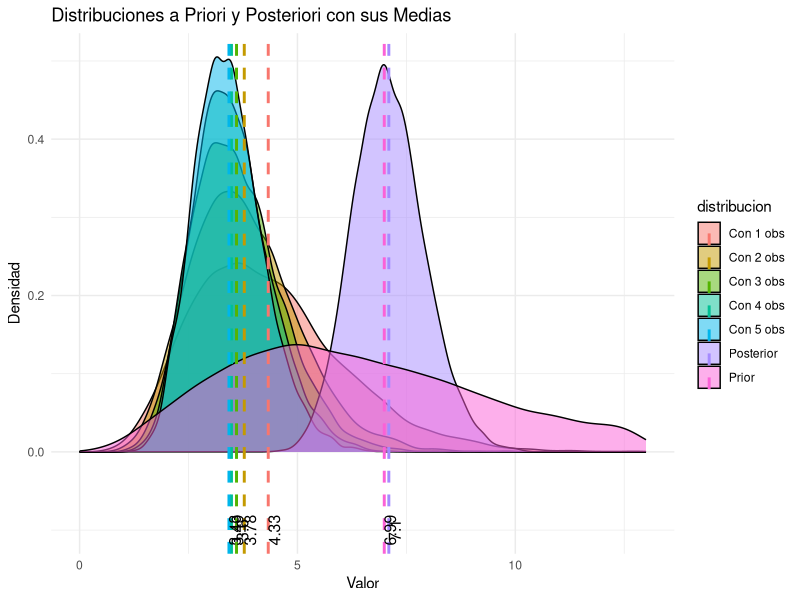

Source code (R):
#Codigo de la segunda tarea, ejercicio 1
#Autor: Fernando Alvarado Palacios
#Fecha: 2021/09/15

library(ggplot2)
library(tidyr)
#Cosas para fijar 
  # Fijar semilla para reproducibilidad
  set.seed(123)
  
  tamaño = 10000
  

  alpha_prior <- 7/2
  beta_prior <- 1/2



#Ejercicio 1
#Inciso A ---------------------------------------------------------------

 # Parámetros de la distribución a priori Gamma(7/2, 1/2)

#Print esperanza simulada
muestras <- rgamma(tamaño, shape = alpha_prior, rate = beta_prior)
esperanza_simulada <- mean(muestras)
print("Esperanza simulada")
print(esperanza_simulada)


# Calcular P(X > 10) de la distribucion gamma
p_10 <- pgamma(10, shape = alpha_prior, rate = beta_prior)
lam_10 <- 1 - p_10

print(p_10)
# Mostrar resultado
print("Poba de que sea mayor a 10") 
print(lam_10)




#Inciso B ---------------------------------------------------------------

  # Parámetro "real" de lambda (para la simulación)
  lambda_real <- 7
  
  # Generar 3 observaciones Poisson(lambda_real)
  X <- rpois(10, lambda_real)
  print(paste("Observaciones:", paste(X, collapse = ", ")))
  
  # Actualizar los parámetros de la distribución posterior
  alpha_posterior <- alpha_prior + sum(X)
  beta_posterior <- beta_prior + length(X)
  
  # Simular muestras de la distribución a priori y a posteriori originales de nuestro problema
  samples_prior <- rgamma(tamaño, shape = alpha_prior, rate = beta_prior)
  samples_posterior <- rgamma(tamaño, shape = alpha_posterior, rate = beta_posterior)


  #Haciendo la suma de las observaciones

  observaciones <- c(879, 903, 948, 939, 893) / 300 #Dtos que nos da las observaciones
  observaciones 

for (i in 1:5) {
  assign(paste0("obs_", i), 
         rgamma(tamaño, shape = alpha_prior + sum(observaciones[1:i]), rate = beta_prior + i))
}


# Calcular P(X > 10) de la distribucion gamma dasd las observaciones 
proba_10 <- pgamma(10, shape = alpha_prior + sum(observaciones[1:5]), rate = beta_prior + 5)
proba_10_datos <- 1 - proba_10

print(proba_10)
# Mostrar resultado
print(proba_10_datos) #Probabilidad de que sea mayor a 10

#Esta proba me da 0, que que con las cobservaciones la muestra se cargo a valores mas peuqeños

  
 # Crear el dataframe de valores simulados
df_datos <- data.frame(
  value = c(samples_prior, samples_posterior, obs_1, obs_2, obs_3, obs_4, obs_5),
  distribucion = rep(c("Prior", "Posterior", "Con 1 obs", "Con 2 obs", "Con 3 obs", "Con 4 obs", "Con 5 obs"), 
                     each = tamaño)  # Asegurar que cada grupo tiene `tamaño` elementos
)



# Crear un dataframe separado para las medias
medias <- data.frame(
  distribucion = c("Prior", "Posterior", "Con 1 obs", "Con 2 obs", "Con 3 obs", "Con 4 obs", "Con 5 obs"),
  media = c(mean(samples_prior), mean(samples_posterior), mean(obs_1), mean(obs_2), mean(obs_3), mean(obs_4), mean(obs_5))
)


ggplot(df_datos, aes(x = value, fill = distribucion)) +
  geom_density(alpha = 0.5) +
  geom_vline(data = medias, aes(xintercept = media, color = distribucion), 
             linetype = "dashed", linewidth = 1) +  
  geom_text(data = medias, aes(x = media, y = -0.1, label = round(media, 2)),  
            angle = 90, vjust = 1, size = 4) + 
  labs(title = "Distribuciones a Priori y Posteriori con sus Medias",
       x = "Valor",
       y = "Densidad") +
  xlim(0, 13) +#Para que se vean mejor la grafica
  theme_minimal()

  